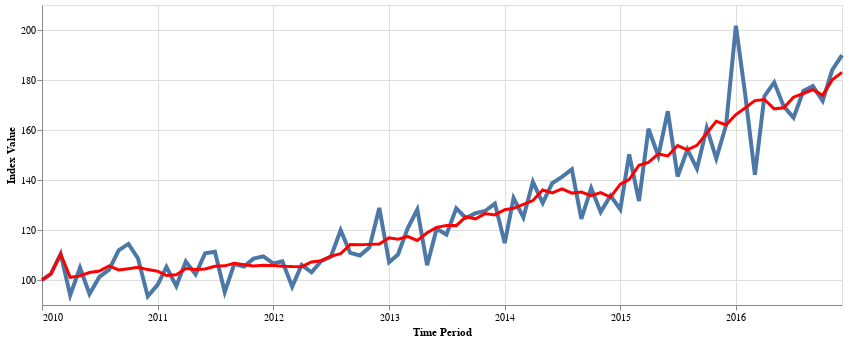

Source (notebook cell):
### Code cell
plot_index(rt_index, smooth=True)

### Figure 1 — Vega-Lite specification as saved in the notebook (floating-point values rounded to 4 significant figures)
{"$schema": "https://vega.github.io/schema/vega-lite/v5.20.1.json", "config": {"view": {"continuousHeight": 300, "continuousWidth": 300}}, "datasets": {"data-071a8597658d484523bb9dd6b98a502e": [{"x": "2010-01-31T00:00:00", "y": 100}, {"x": "2010-02-28T00:00:00", "y": 102.5}, {"x": "2010-03-31T00:00:00", "y": 110.4}, {"x": "2010-04-30T00:00:00", "y": 93.96}, {"x": "2010-05-31T00:00:00", "y": 104.9}, {"x": "2010-06-30T00:00:00", "y": 94.43}, {"x": "2010-07-31T00:00:00", "y": 101.2}, {"x": "2010-08-31T00:00:00", "y": 104.1}, {"x": "2010-09-30T00:00:00", "y": 111.8}, {"x": "2010-10-31T00:00:00", "y": 114.4}, {"x": "2010-11-30T00:00:00", "y": 108.7}, {"x": "2010-12-31T00:00:00", "y": 93.44}, {"x": "2011-01-31T00:00:00", "y": 98.05}, {"x": "2011-02-28T00:00:00", "y": 105.2}, {"x": "2011-03-31T00:00:00", "y": 97.54}, {"x": "2011-04-30T00:00:00", "y": 107.3}, {"x": "2011-05-31T00:00:00", "y": 102.2}, {"x": "2011-06-30T00:00:00", "y": 110.7}, {"x": "2011-07-31T00:00:00", "y": 111.3}, {"x": "2011-08-31T00:00:00", "y": 95.17}, {"x": "2011-09-30T00:00:00", "y": 106.4}, {"x": "2011-10-31T00:00:00", "y": 105.3}, {"x": "2011-11-30T00:00:00", "y": 108.6}, {"x": "2011-12-31T00:00:00", "y": 109.5}, {"x": "2012-01-31T00:00:00", "y": 106.6}, {"x": "2012-02-29T00:00:00", "y": 107.5}, {"x": "2012-03-31T00:00:00", "y": 97.34}, {"x": "2012-04-30T00:00:00", "y": 106.1}, {"x": "2012-05-31T00:00:00", "y": 103.1}, {"x": "2012-06-30T00:00:00", "y": 107.5}, {"x": "2012-07-31T00:00:00", "y": 109.3}, {"x": "2012-08-31T00:00:00", "y": 119.9}, {"x": "2012-09-30T00:00:00", "y": 110.8}, {"x": "2012-10-31T00:00:00", "y": 109.8}, {"x": "2012-11-30T00:00:00", "y": 113.1}, {"x": "2012-12-31T00:00:00", "y": 128.8}, {"x": "2013-01-31T00:00:00", "y": 107.1}, {"x": "2013-02-28T00:00:00", "y": 110.2}, {"x": "2013-03-31T00:00:00", "y": 120.8}, {"x": "2013-04-30T00:00:00", "y": 128.2}, {"x": "2013-05-31T00:00:00", "y": 105.9}, {"x": "2013-06-30T00:00:00", "y": 120.4}, {"x": "2013-07-31T00:00:00", "y": 118.2}, {"x": "2013-08-31T00:00:00", "y": 128.7}, {"x": "2013-09-30T00:00:00", "y": 124.8}, {"x": "2013-10-31T00:00:00", "y": 126.7}, {"x": "2013-11-30T00:00:00", "y": 127.6}, {"x": "2013-12-31T00:00:00", "y": 130.6}, {"x": "2014-01-31T00:00:00", "y": 114.8}, {"x": "2014-02-28T00:00:00", "y": 132.8}, {"x": "2014-03-31T00:00:00", "y": 125.0}, {"x": "2014-04-30T00:00:00", "y": 139.3}, {"x": "2014-05-31T00:00:00", "y": 130.7}, {"x": "2014-06-30T00:00:00", "y": 138.7}, {"x": "2014-07-31T00:00:00", "y": 141.3}, {"x": "2014-08-31T00:00:00", "y": 144.3}, {"x": "2014-09-30T00:00:00", "y": 124.4}, {"x": "2014-10-31T00:00:00", "y": 136.8}, {"x": "2014-11-30T00:00:00", "y": 127.2}, {"x": "2014-12-31T00:00:00", "y": 133.7}, {"x": "2015-01-31T00:00:00", "y": 128.2}, {"x": "2015-02-28T00:00:00", "y": 150.2}, {"x": "2015-03-31T00:00:00", "y": 131.6}, {"x": "2015-04-30T00:00:00", "y": 160.5}, {"x": "2015-05-31T00:00:00", "y": 149.6}, {"x": "2015-06-30T00:00:00", "y": 167.5}, {"x": "2015-07-31T00:00:00", "y": 141.4}, {"x": "2015-08-31T00:00:00", "y": 152.1}, {"x": "2015-09-30T00:00:00", "y": 144.6}, {"x": "2015-10-31T00:00:00", "y": 160.8}, {"x": "2015-11-30T00:00:00", "y": 148.6}, {"x": "2015-12-31T00:00:00", "y": 161.9}, {"x": "2016-01-31T00:00:00", "y": 201.7}, {"x": "2016-02-29T00:00:00", "y": 174.6}, {"x": "2016-03-31T00:00:00", "y": 142.1}, {"x": "2016-04-30T00:00:00", "y": 173.5}, {"x": "2016-05-31T00:00:00", "y": 179.0}, {"x": "2016-06-30T00:00:00", "y": 169.4}, {"x": "2016-07-31T00:00:00", "y": 165.0}, {"x": "2016-08-31T00:00:00", "y": 175.6}, {"x": "2016-09-30T00:00:00", "y": 177.5}, {"x": "2016-10-31T00:00:00", "y": 171.6}, {"x": "2016-11-30T00:00:00", "y": 184.0}, {"x": "2016-12-31T00:00:00", "y": 189.9}], "data-07488b7cdb761781717dfab21038338e": [{"imp": 0, "x": "2010-01-31T00:00:00", "y": 100}, {"imp": 0, "x": "2010-02-28T00:00:00", "y": 102.5}, {"imp": 0, "x": "2010-03-31T00:00:00", "y": 110.4}, {"imp": 0, "x": "2010-04-30T00:00:00", "y": 101.1}, {"imp": 0, "x": "2010-05-31T00:00:00", "y": 101.6}, {"imp": 0, "x": "2010-06-30T00:00:00", "y": 103.0}, {"imp": 0, "x": "2010-07-31T00:00:00", "y": 103.6}, {"imp": 0, "x": "2010-08-31T00:00:00", "y": 105.7}, {"imp": 0, "x": "2010-09-30T00:00:00", "y": 104.0}, {"imp": 0, "x": "2010-10-31T00:00:00", "y": 104.5}, {"imp": 0, "x": "2010-11-30T00:00:00", "y": 105.1}, {"imp": 0, "x": "2010-12-31T00:00:00", "y": 104.2}, {"imp": 0, "x": "2011-01-31T00:00:00", "y": 103.5}, {"imp": 0, "x": "2011-02-28T00:00:00", "y": 101.8}, {"imp": 0, "x": "2011-03-31T00:00:00", "y": 102.1}, {"imp": 0, "x": "2011-04-30T00:00:00", "y": 104.6}, {"imp": 0, "x": "2011-05-31T00:00:00", "y": 104.2}, {"imp": 0, "x": "2011-06-30T00:00:00", "y": 104.4}, {"imp": 0, "x": "2011-07-31T00:00:00", "y": 105.5}, {"imp": 0, "x": "2011-08-31T00:00:00", "y": 105.7}, {"imp": 0, "x": "2011-09-30T00:00:00", "y": 106.7}, {"imp": 0, "x": "2011-10-31T00:00:00", "y": 106.1}, {"imp": 0, "x": "2011-11-30T00:00:00", "y": 105.6}, {"imp": 0, "x": "2011-12-31T00:00:00", "y": 105.9}, {"imp": 0, "x": "2012-01-31T00:00:00", "y": 105.8}, {"imp": 0, "x": "2012-02-29T00:00:00", "y": 105.5}, {"imp": 0, "x": "2012-03-31T00:00:00", "y": 105.4}, {"imp": 0, "x": "2012-04-30T00:00:00", "y": 105.3}, {"imp": 0, "x": "2012-05-31T00:00:00", "y": 107.2}, {"imp": 0, "x": "2012-06-30T00:00:00", "y": 107.7}, {"imp": 0, "x": "2012-07-31T00:00:00", "y": 109.5}, {"imp": 0, "x": "2012-08-31T00:00:00", "y": 110.5}, {"imp": 0, "x": "2012-09-30T00:00:00", "y": 114.2}, {"imp": 0, "x": "2012-10-31T00:00:00", "y": 114.1}, {"imp": 0, "x": "2012-11-30T00:00:00", "y": 114.2}, {"imp": 0, "x": "2012-12-31T00:00:00", "y": 114.4}, {"imp": 0, "x": "2013-01-31T00:00:00", "y": 116.9}, {"imp": 0, "x": "2013-02-28T00:00:00", "y": 116.3}, {"imp": 0, "x": "2013-03-31T00:00:00", "y": 117.3}, {"imp": 0, "x": "2013-04-30T00:00:00", "y": 115.8}, {"imp": 0, "x": "2013-05-31T00:00:00", "y": 118.9}, {"imp": 0, "x": "2013-06-30T00:00:00", "y": 121.0}, {"imp": 0, "x": "2013-07-31T00:00:00", "y": 121.8}, {"imp": 0, "x": "2013-08-31T00:00:00", "y": 121.8}, {"imp": 0, "x": "2013-09-30T00:00:00", "y": 125.3}, {"imp": 0, "x": "2013-10-31T00:00:00", "y": 124.5}, {"imp": 0, "x": "2013-11-30T00:00:00", "y": 126.6}, {"imp": 0, "x": "2013-12-31T00:00:00", "y": 126.0}, {"imp": 0, "x": "2014-01-31T00:00:00", "y": 128.1}, {"imp": 0, "x": "2014-02-28T00:00:00", "y": 128.7}, {"imp": 0, "x": "2014-03-31T00:00:00", "y": 130.3}, {"imp": 0, "x": "2014-04-30T00:00:00", "y": 131.8}, {"imp": 0, "x": "2014-05-31T00:00:00", "y": 136.0}, {"imp": 0, "x": "2014-06-30T00:00:00", "y": 134.8}, {"imp": 0, "x": "2014-07-31T00:00:00", "y": 136.5}, {"imp": 0, "x": "2014-08-31T00:00:00", "y": 134.8}, {"imp": 0, "x": "2014-09-30T00:00:00", "y": 135.2}, {"imp": 0, "x": "2014-10-31T00:00:00", "y": 133.7}, {"imp": 0, "x": "2014-11-30T00:00:00", "y": 135.0}, {"imp": 0, "x": "2014-12-31T00:00:00", "y": 133.2}, {"imp": 0, "x": "2015-01-31T00:00:00", "y": 138.3}, {"imp": 0, "x": "2015-02-28T00:00:00", "y": 140.2}, {"imp": 0, "x": "2015-03-31T00:00:00", "y": 145.9}, {"imp": 0, "x": "2015-04-30T00:00:00", "y": 147.0}, {"imp": 0, "x": "2015-05-31T00:00:00", "y": 150.4}, {"imp": 0, "x": "2015-06-30T00:00:00", "y": 149.6}, {"imp": 0, "x": "2015-07-31T00:00:00", "y": 153.8}, {"imp": 0, "x": "2015-08-31T00:00:00", "y": 152.1}, {"imp": 0, "x": "2015-09-30T00:00:00", "y": 153.9}, {"imp": 0, "x": "2015-10-31T00:00:00", "y": 158.7}, {"imp": 0, "x": "2015-11-30T00:00:00", "y": 163.5}, {"imp": 0, "x": "2015-12-31T00:00:00", "y": 162.0}, {"imp": 0, "x": "2016-01-31T00:00:00", "y": 166.2}, {"imp": 0, "x": "2016-02-29T00:00:00", "y": 168.8}, {"imp": 0, "x": "2016-03-31T00:00:00", "y": 171.8}, {"imp": 0, "x": "2016-04-30T00:00:00", "y": 172.2}, {"imp": 0, "x": "2016-05-31T00:00:00", "y": 168.5}, {"imp": 0, "x": "2016-06-30T00:00:00", "y": 168.9}, {"imp": 0, "x": "2016-07-31T00:00:00", "y": 173.1}, {"imp": 0, "x": "2016-08-31T00:00:00", "y": 174.6}, {"imp": 0, "x": "2016-09-30T00:00:00", "y": 176.2}, {"imp": 0, "x": "2016-10-31T00:00:00", "y": 173.9}, {"imp": 0, "x": "2016-11-30T00:00:00", "y": 180.1}, {"imp": 0, "x": "2016-12-31T00:00:00", "y": 183.0}]}, "height": 300, "layer": [{"data": {"name": "data-071a8597658d484523bb9dd6b98a502e"}, "encoding": {"tooltip": [{"field": "x", "title": "Time Period", "type": "temporal"}, {"field": "y", "format": ".3f", "title": "Index Value", "type": "quantitative"}], "x": {"axis": {"format": "%Y", "labelAngle": 0, "title": "Time Period", "values": ["2010-01-31T00:00:00.000000000", "2011-01-31T00:00:00.000000000", "2012-01-31T00:00:00.000000000", "2013-01-31T00:00:00.000000000", "2014-01-31T00:00:00.000000000", "2015-01-31T00:00:00.000000000", "2016-01-31T00:00:00.000000000"]}, "field": "x", "type": "temporal"}, "y": {"field": "y", "scale": {"zero": false}, "title": "Index Value", "type": "quantitative"}}, "mark": {"size": 4, "type": "line"}}, {"data": {"name": "data-07488b7cdb761781717dfab21038338e"}, "encoding": {"tooltip": [{"field": "x", "title": "Time Period", "type": "temporal"}, {"field": "y", "format": ".3f", "title": "Index Value", "type": "quantitative"}, {"field": "imp", "title": "Imputed", "type": "nominal"}], "x": {"axis": {"format": "%Y", "labelAngle": 0, "title": "Time Period"}, "field": "x", "type": "temporal"}, "y": {"field": "y", "scale": {"zero": false}, "title": "Index Value", "type": "quantitative"}}, "mark": {"color": "red", "size": 3, "type": "line"}, "transform": [{"as": "imp", "calculate": "if(datum.imp == 1, 'True', 'False')"}]}], "width": 800}
